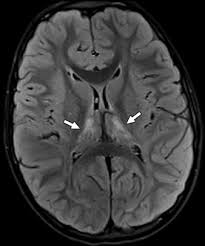
#> input picture dataset/2.jpg.jpg, 205 x 246 px; its folder holds only this picture in this run
$ python main.py
#> lines starting #> are read from the running program, lines starting #| are printed output that depends on the picture; after the words box and inside, x2 and y2 are one past the last pixel; in counts of white or black regions, pixels touching at a corner belong together
import os
import cv2
import numpy as np
import matplotlib.pyplot as plt

DATASET_DIR = "dataset"
RESULT_DIR = "results"

def load_images():
    images = []
    for filename in os.listdir(DATASET_DIR):
        if filename.endswith(".jpg") or filename.endswith(".png"):
            path = os.path.join(DATASET_DIR, filename)
            img = cv2.imread(path)
#> img is the input picture: shape (246, 205, 3); min 0, max 255, mean 58.2
            if img is not None:
                images.append((filename, img))
    return images

def dummy_segmentation(img):
    # Simulate segmentation using grayscale + thresholding
    gray = cv2.cvtColor(img, cv2.COLOR_BGR2GRAY)
    _, mask = cv2.threshold(gray, 127, 255, cv2.THRESH_BINARY)
    return mask

def save_results(images):
    os.makedirs(RESULT_DIR, exist_ok=True)
    for filename, img in images:
        mask = dummy_segmentation(img)
        result_path = os.path.join(RESULT_DIR, f"segmented_{filename}")
        cv2.imwrite(result_path, mask)
        print(f"Saved: {result_path}")

if __name__ == "__main__":
    print("Loading images...")
    images = load_images()
#> images = 1 item
    print(f"Found {len(images)} images.")
#| Found 1 images.
    print("Applying segmentation...")
    save_results(images)
#> the loop in save_results, `for filename, img in images:` made 1 pass
#> filename on pass 1: '2.jpg.jpg'
#| Saved: results/segmented_2.jpg.jpg
#> pass 1, in dummy_segmentation, `_, mask = cv2.threshold(gray, 127, 255, cv2.THRESH_BINARY)`:
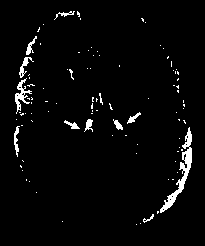
#> mask: shape (246, 205); 3.2% white; 95 white regions (82 under 20 px), largest, box (x1, y1, x2, y2) and area: (160, 127, 192, 213) 564, (15, 78, 32, 114) 201, (19, 57, 34, 78) 97
    print("Done!")
